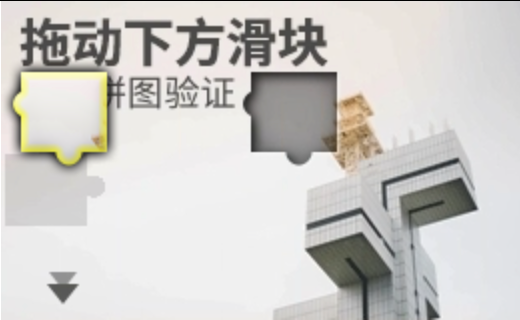
#> input picture preprocess/image1.png, 520 x 320 px
$ python compare.py
#> lines starting #> are read from the running program, lines starting #| are printed output that depends on the picture
import cv2
import numpy as np

image1 = cv2.imread('image1.png')
#> image1 is the input picture: shape (320, 520, 3); mean B, G, R 202.2, 205.3, 207
image2 = cv2.imread('image2.png')
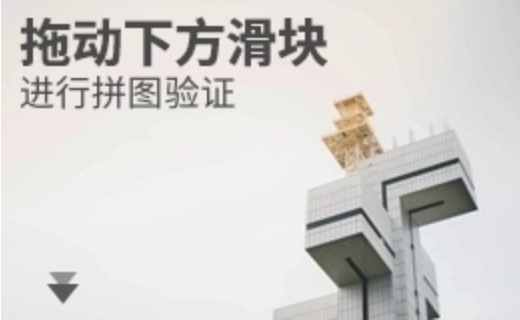
#> input picture preprocess/image2.png, 520 x 320 px
#> image2 is the input picture: shape (320, 520, 3); mean B, G, R 210.7, 212.7, 214.8
sub = image1 - image2
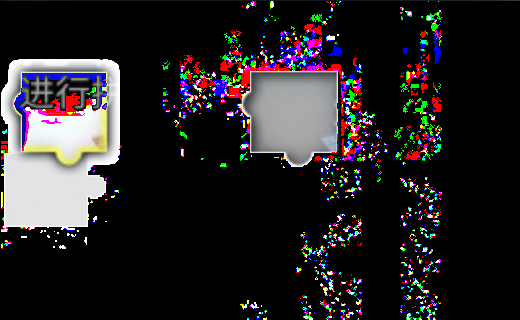
#> sub: shape (320, 520, 3); mean B, G, R 36.1, 34.8, 37.9
affine_arr = np.float32([[1, 0, 0], [0, 1, 0]])
res = cv2.warpAffine(image2, affine_arr, (image2.shape[1], image2.shape[0]))
cv2.imwrite('sub.png', sub)
